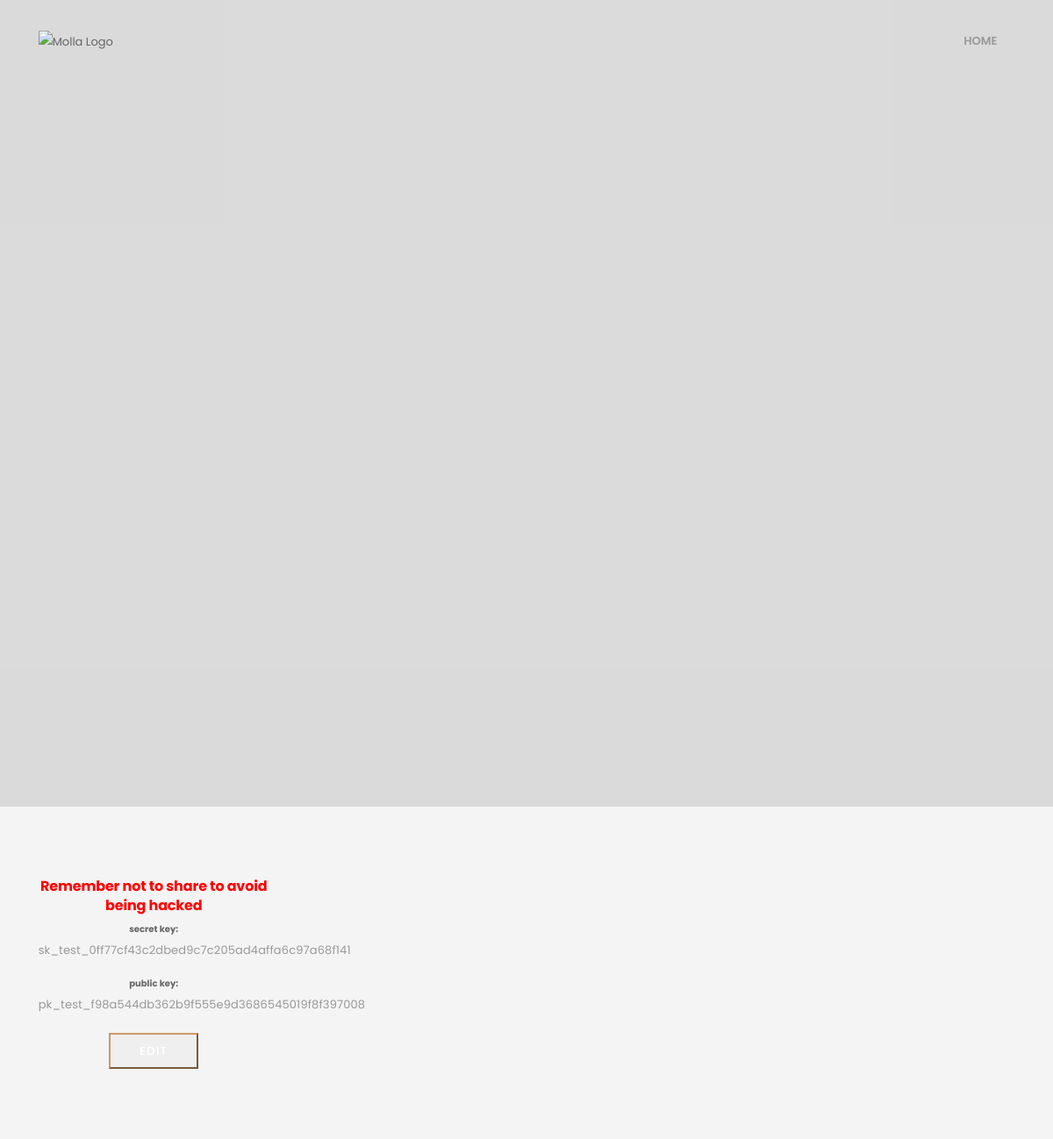
/paystack-keys/ (signed in), run on the app's committed database.
### solar/models.py (models this page shows, shortened)
class PaystackKeys(models.Model):
    public_key = models.CharField(max_length=100)
    secret_key = models.CharField(max_length=100)

### solar/views.py (the view)
# urls.py: path('paystack-keys/', views.paystack_keys, name= "paystack-keys"),
@login_required
def paystack_keys(request):
    paystack= None
    if PaystackKeys.objects.filter(pk=1).exists():
        paystack= PaystackKeys.objects.get(pk=1)
    context= {
        'paystack':paystack
    }
    return render(request, 'paystack-keys.html', context)

### templates/paystack-keys.html (shortened to what this page needs)
{% load static %}
<!DOCTYPE html>
<html>
{% if user.is_superuser %}
<head>
		<link rel="stylesheet" href="{% static 'lib/bootstrap/bootstrap.min.css' %}">
		<link rel="stylesheet" href="{% static 'assets/css/main.min.css' %}">
	</head>
	<body>
		<div class="page-wrapper">
			<header id="header">
				<div class="container-lg">
					<div class="header-left">
						<a href="{% url 'home' %}" class="logo">
                            <img src="{% static 'assets/images/demos-img/odihi-main.jpg' %}" alt="Molla Logo" width="105" height="25">
                        </a>
					</div>
					<div class="header-main">
						<ul class="menu">
							<li>
								<a href="{% url 'home' %}" class="">home</a>
							</li>
						</ul>
					</div>
				</div>
			</header>
			<div id="main">
				<section class="banner section-dark" style="background: #2222222a;">
				<section class="section section-demos text-center container-lg">
                    {% if paystack is not None %}
                    <div class="row">
                        <div class="col-md-3 col-sm-6">
                            <div class="service-item">
                                <h4 style="color: red;">Remember not to share to avoid being hacked</h4>
                                <h6>secret key:</h6><p>{{paystack.secret_key}}</p>
                                <h6>public key:</h6><p>{{paystack.public_key}}</p>
								<button class="btn btn-primary"><a href="{% url 'paystack-edit' paystack.pk %}">Edit</a></button>
                            </div>
                        </div>
                    </div>
                    {% endif %}
                </section>
            </div>
        </div>
    </body>
{% else %}
<h1 style="color: red;">YOU ARE NOT ALLOWED HERE</h1>
{% endif %}
</html>

### data on the page
PaystackKeys: secret_key "sk_test_0ff77cf43c2dbed9c7c205ad4affa6c97a68f141", public_key "pk_test_f98a544db362b9f555e9d3686545019f8f397008"
